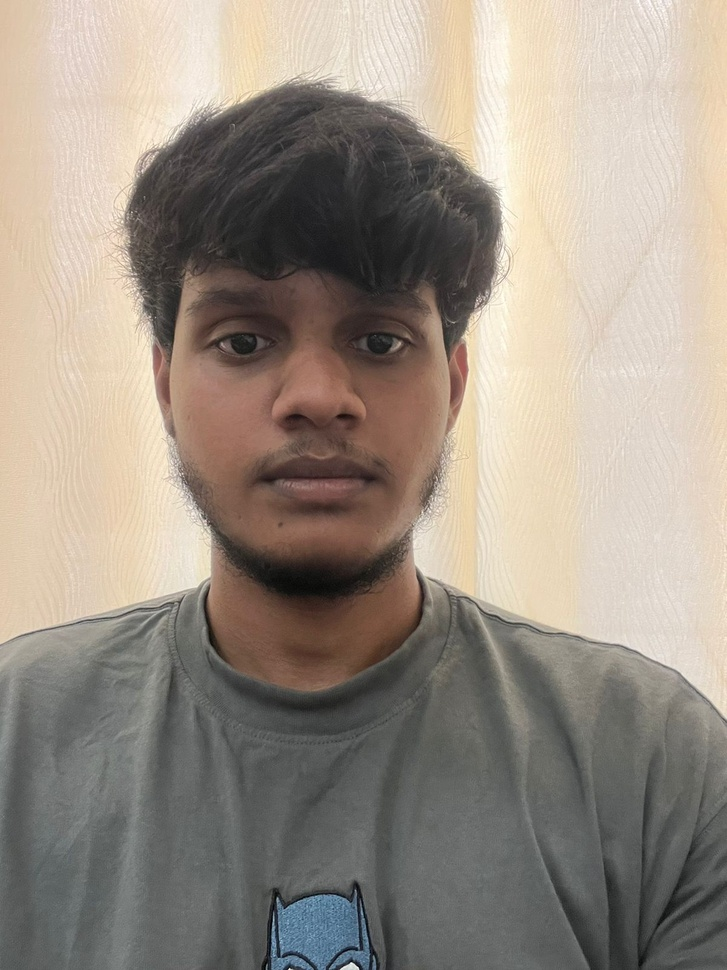
#> input picture DIP/known_faces/Raghu/2.jpg, 727 x 970 px, shrunk from 1200 x 1600 before the run
$ python face.py
#> lines starting #> are read from the running program, lines starting #| are printed output that depends on the picture; after the words box and inside, x2 and y2 are one past the last pixel; in counts of white or black regions, pixels touching at a corner belong together
import cv2
import os

face_cascade = cv2.CascadeClassifier(cv2.data.haarcascades + 'haarcascade_frontalface_default.xml')

img = cv2.imread("known_faces/Raghu/2.jpg")  # change path as needed
#> img is the input picture: shape (970, 727, 3); mean B, G, R 133.5, 144.9, 155.1
gray = cv2.cvtColor(img, cv2.COLOR_BGR2GRAY)
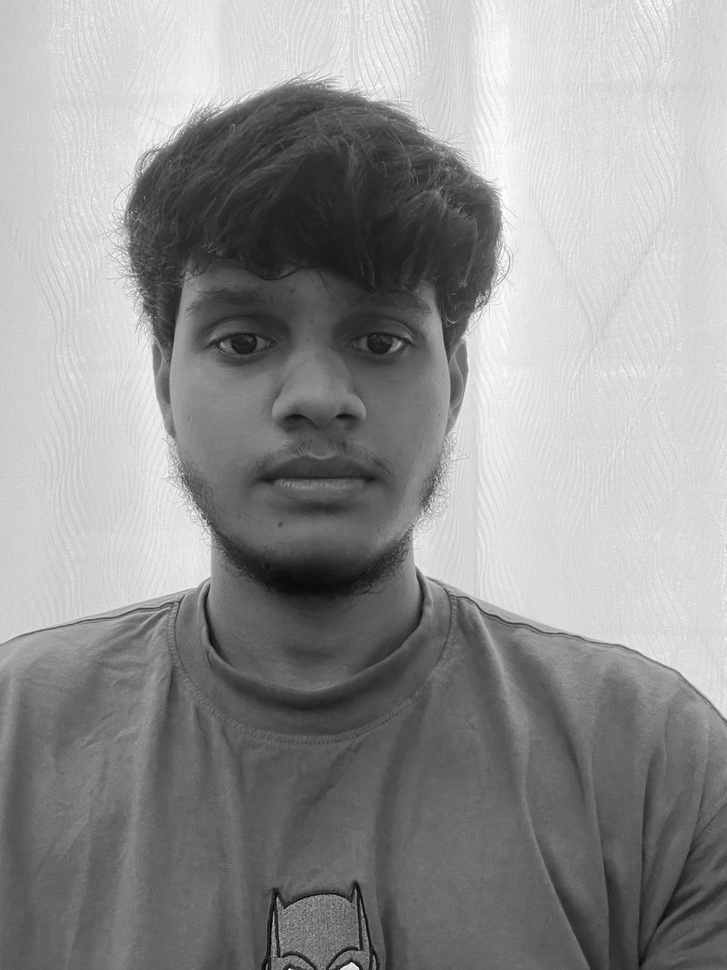
#> gray: shape (970, 727); min 1, max 254, mean 146.6
faces = face_cascade.detectMultiScale(gray, 1.3, 5)
#> faces = [[128, 194, 371, 371]]

print("Detected faces:", len(faces))
#| Detected faces: 1

for (x, y, w, h) in faces:
    cv2.rectangle(img, (x, y), (x+w, y+h), (0,255,0), 2)
#> this loop made 1 pass
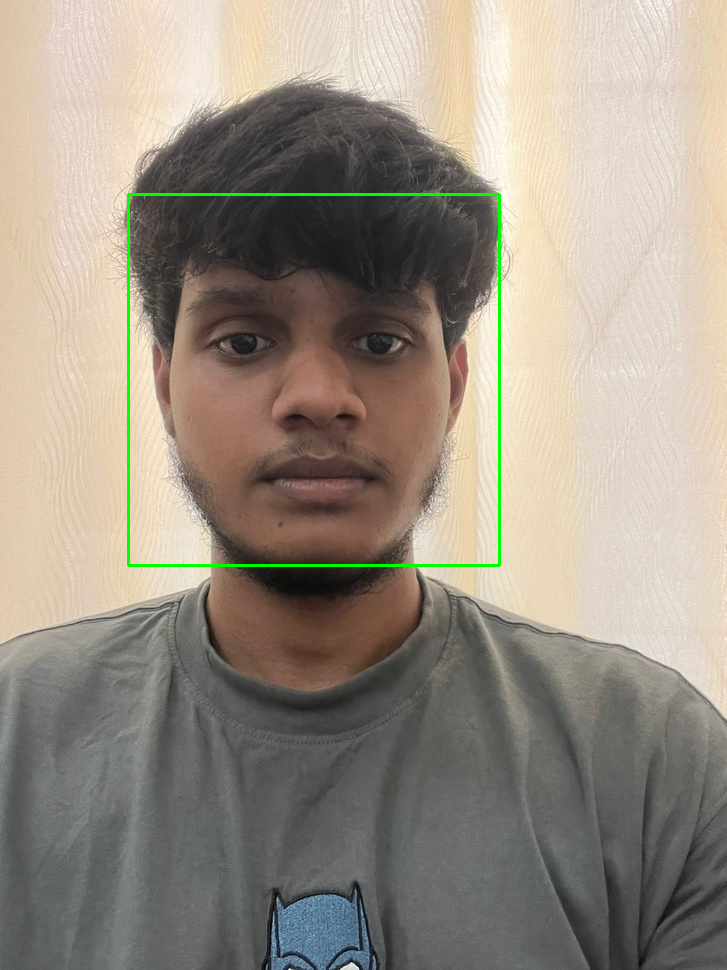
#> img: shape (970, 727, 3); 0.63% of pixels changed, all inside (x1, y1, x2, y2) = (127, 193, 501, 567)

cv2.imshow("Face Detection Test", img)
cv2.waitKey(0)
cv2.destroyAllWindows()

$ run again, with DIP/known_faces/Raghu/1.jpg copied over DIP/known_faces/Raghu/2.jpg
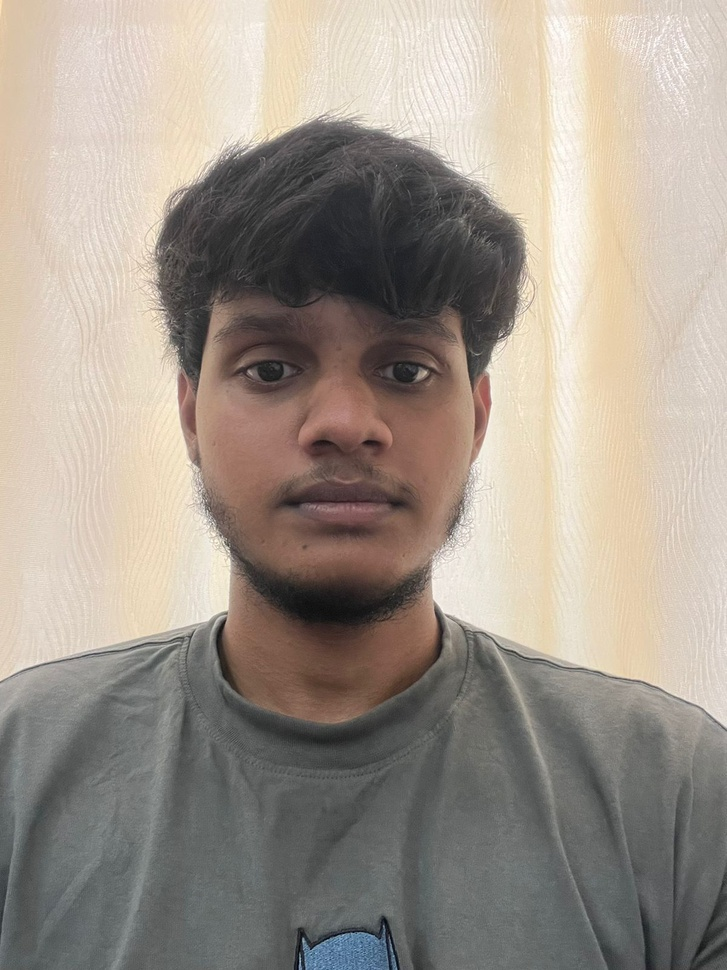
#> input picture DIP/known_faces/Raghu/1.jpg, 727 x 970 px, shrunk from 1200 x 1600 before the run
#> img is the input picture: shape (970, 727, 3); mean B, G, R 140.9, 151.2, 160.9
#> `gray = cv2.cvtColor(img, cv2.COLOR_BGR2GRAY)`:
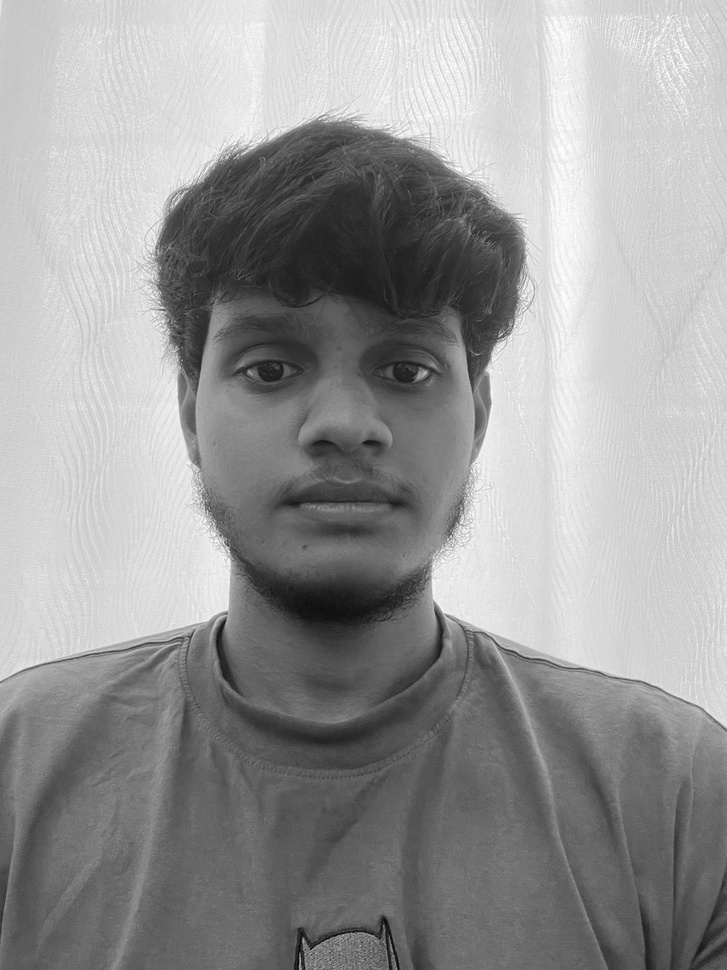
#> gray: shape (970, 727); min 0, max 254, mean 152.9
#> faces = [[151, 221, 377, 377]]
#| Detected faces: 1
#> the loop `for (x, y, w, h) in faces:` made 1 pass
#> after the loop `for (x, y, w, h) in faces:`:
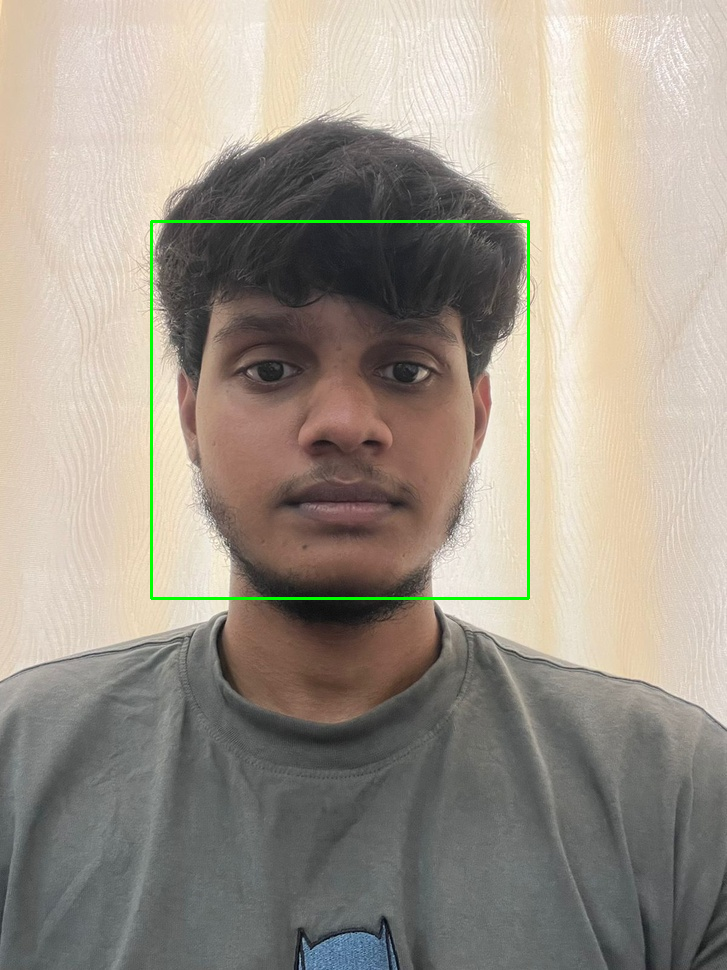
#> img: shape (970, 727, 3); 0.64% of pixels changed, all inside (x1, y1, x2, y2) = (150, 220, 530, 600)
